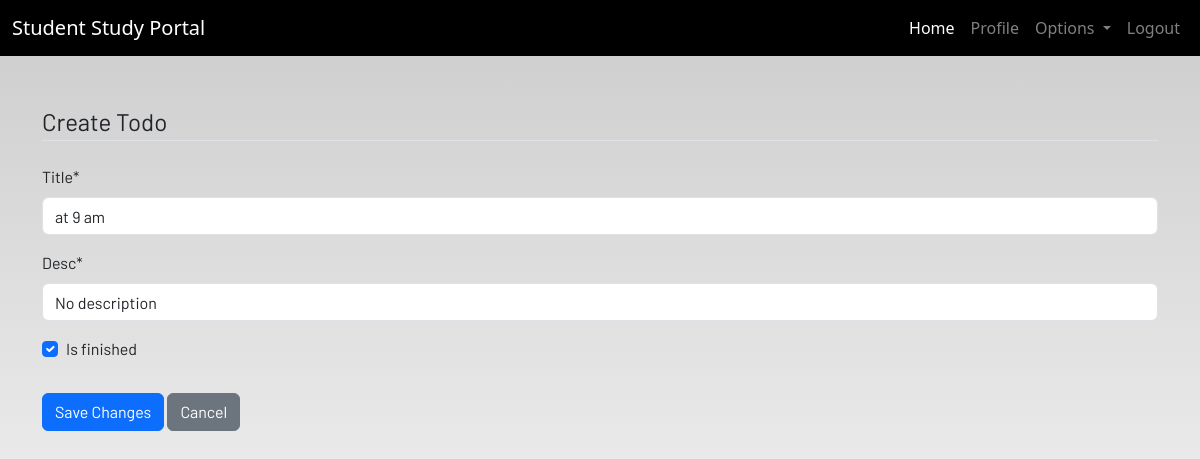
Page /updatetodo/2 (signed in) on the committed database.
### deshboard/models.py (models this page shows)
class Todo(models.Model):
    user=models.ForeignKey(User,on_delete=models.CASCADE)
    title=models.CharField(max_length=100)
    desc = models.CharField(max_length=255, default='No description')
    is_finished=models.BooleanField(default=False)

### deshboard/views.py (the view)
# urls.py: path('updatetodo/<int:pk>',views.updatetodo,name='updatetodo'),
@login_required(login_url='login')
def updatetodo(request, pk=None):
    todo = get_object_or_404(Todo, pk=pk)
    if request.method == 'POST':
        form = TodoForm(request.POST, instance=todo)
        if form.is_valid():
            form.save()
            return redirect('todo')
    else:
        form = TodoForm(instance=todo)
    return render(request, 'dashboard/updatetodo.html', {'form': form})

### deshboard/forms.py
class TodoForm(forms.ModelForm):
    class Meta:
        model=Todo
        fields=['title','desc','is_finished']

### deshboard/templates/dashboard/updatetodo.html (shortened to what this page needs)
{% extends 'dashboard/base.html' %}
{% load crispy_forms_tags %}
{% block content %}
<div class="container">
    <form method="POST">
        <fieldset class="form-group">
            <legend class="border-bottom mb-4">Create Todo</legend>
          {{form|crispy}}
        </fieldset>
        <button type="submit" class="btn btn-primary">Save Changes</button>
        <a href="{% url 'todo' %}" class="btn btn-secondary">Cancel</a>
    </form>
</div>
{% endblock %}

### deshboard/static/css/main.css (style rules this page uses)
html { scroll-behavior: smooth; height: 100%; width: 100%; }
a { text-decoration: none !important; color: black; }
html, body { max-width: 100%; overflow-x: hidden; height: 100%; width: 100%; }
body { background: linear-gradient(rgba(0, 0, 0, 0.2), rgba(255, 255, 255, 0.5)); overflow-x: hidden; background-repeat: no-repeat; }

### rows in the picture
Todo: title "at 9 am", desc "No description", is_finished "☑"
